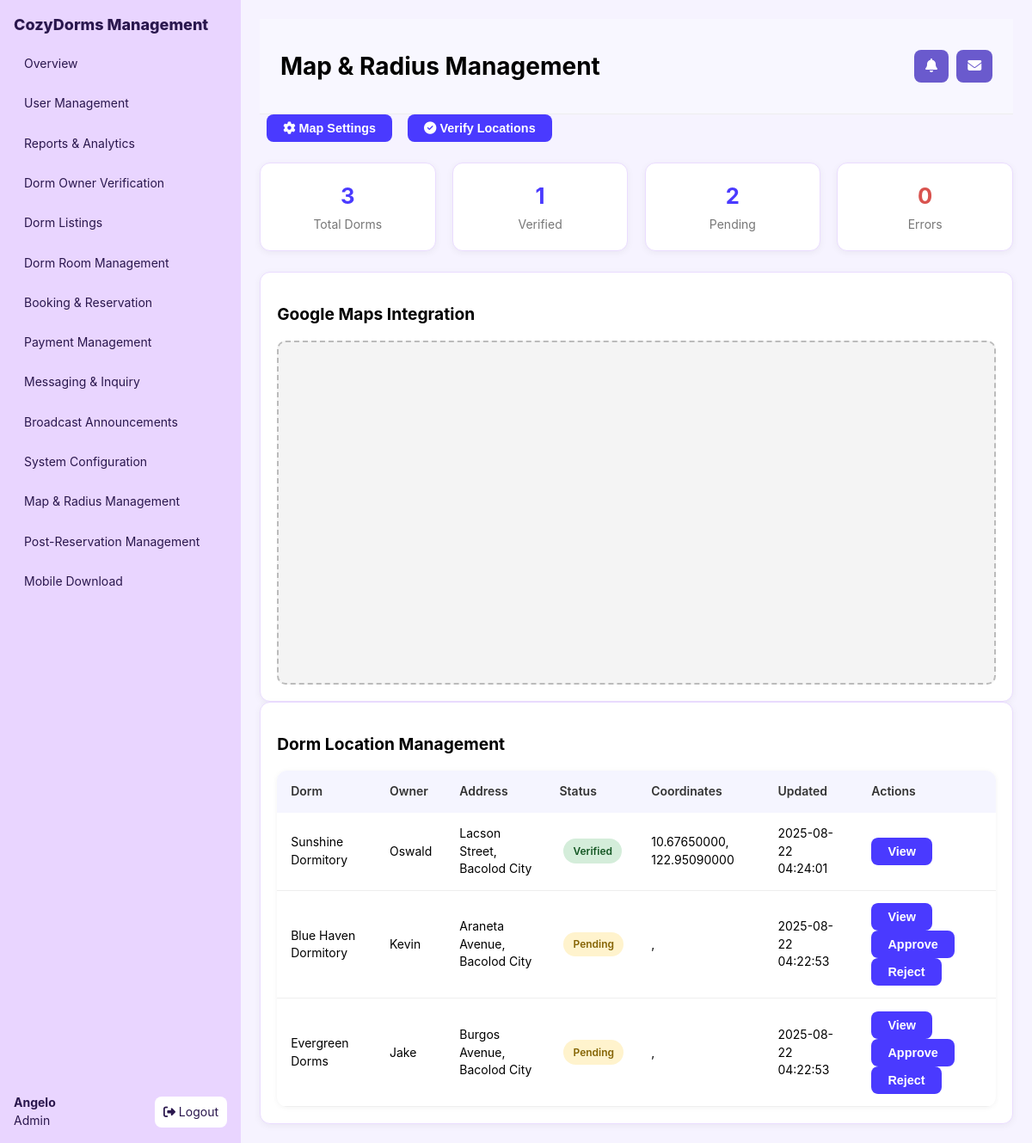
The app's page /modules/map_radius.php (signed in) with its own data.
### tables this page shows
CREATE TABLE `dormitories` (
  `dorm_id` int(11) NOT NULL,
  `owner_id` int(11) NOT NULL,
  `name` varchar(150) NOT NULL,
  `address` varchar(255) NOT NULL,
  `description` text DEFAULT NULL,
  `verified` tinyint(1) DEFAULT 0,
  `created_at` timestamp NOT NULL DEFAULT current_timestamp(),
  `latitude` decimal(10,8) DEFAULT NULL,
  `longitude` decimal(11,8) DEFAULT NULL,
  `status` enum('pending','verified','error') NOT NULL DEFAULT 'pending',
  `updated_at` timestamp NOT NULL DEFAULT current_timestamp() ON UPDATE current_timestamp()
);

CREATE TABLE `users` (
  `user_id` int(11) NOT NULL,
  `name` varchar(100) NOT NULL,
  `email` varchar(150) NOT NULL,
  `password` varchar(255) NOT NULL,
  `role` enum('admin','owner','student') NOT NULL DEFAULT 'student',
  `created_at` timestamp NOT NULL DEFAULT current_timestamp(),
  `verified` tinyint(1) NOT NULL DEFAULT 0 COMMENT '0 = Pending, 1 = Verified, -1 = Rejected'
);

### modules/map_radius.php (the view, shortened to what this page needs)
<?php
require_once __DIR__ . '/../config.php';
$sql = "
  SELECT d.dorm_id, d.name AS dorm_name, d.address, d.latitude, d.longitude,
         d.status, d.updated_at, u.name AS owner_name
  FROM dormitories d
  JOIN users u ON d.owner_id = u.user_id
";
$dorms = $pdo->query($sql)->fetchAll(PDO::FETCH_ASSOC);
include __DIR__ . '/../partials/header.php';
?>
<div class="page-header">
  <div class="header-actions">
    <button class="btn" onclick="document.getElementById('mapSettings').style.display='block'">
      <i class="fa fa-cog"></i> Map Settings
    </button>
    <button class="btn" onclick="document.getElementById('verifyModal').style.display='block'">
      <i class="fa fa-check-circle"></i> Verify Locations
    </button>
  </div>
</div>
<div class="grid-4">
  <div class="card stat"><h3><?=count($dorms)?></h3><p>Total Dorms</p></div>
  <div class="card stat"><h3><?=count(array_filter($dorms, fn($d)=>$d['status']==='verified'))?></h3><p>Verified</p></div>
  <div class="card stat"><h3><?=count(array_filter($dorms, fn($d)=>$d['status']==='pending'))?></h3><p>Pending</p></div>
  <div class="card stat error"><h3><?=count(array_filter($dorms, fn($d)=>$d['status']==='error'))?></h3><p>Errors</p></div>
</div>
<div class="card full">
  <h2>Google Maps Integration</h2>
  <div id="map" class="map-placeholder" style="height:400px"></div>
</div>
<div class="card full">
  <h2>Dorm Location Management</h2>
  <table>
    <thead>
      <tr>
        <th>Dorm</th>
        <th>Owner</th>
        <th>Address</th>
        <th>Status</th>
        <th>Coordinates</th>
        <th>Updated</th>
        <th>Actions</th>
      </tr>
    </thead>
    <tbody>
      <?php foreach ($dorms as $d): ?>
        <tr>
          <td><?=htmlspecialchars($d['dorm_name'])?></td>
          <td><?=htmlspecialchars($d['owner_name'])?></td>
          <td><?=htmlspecialchars($d['address'])?></td>
          <td>
            <?php if ($d['status'] === 'verified'): ?>
              <span class="badge success">Verified</span>
            <?php elseif ($d['status'] === 'pending'): ?>
              <span class="badge warning">Pending</span>
            <?php else: ?>
              <span class="badge error">Error</span>
            <?php endif; ?>
          </td>
          <td><?=htmlspecialchars($d['latitude'])?>, <?=htmlspecialchars($d['longitude'])?></td>
          <td><?=htmlspecialchars($d['updated_at'])?></td>
          <td>
            <form method="post" style="display:inline;">
              <button class="btn">View</button>
            </form>
            <?php if ($d['status'] === 'pending'): ?>
              <form method="post" style="display:inline;">
                <button class="btn success">Approve</button>
              </form>
              <form method="post" style="display:inline;">
                <button class="btn error">Reject</button>
              </form>
            <?php endif; ?>
          </td>
        </tr>
      <?php endforeach; ?>
    </tbody>
  </table>
</div>
<?php include __DIR__ . '/../partials/footer.php'; ?>

### assets/style.css (style rules this page uses)
:root { --bg:#f6f3ff; --panel:#fff; --ink:#1f1147; --muted:#7a68b8; --primary:#8b5cf6; --primary-2:#a78bfa; --border:#eadcff; }
* { box-sizing:border-box }
body { margin:0;font:14px/1.45 Inter,system-ui,Segoe UI,Arial }
.card { background:var(--panel);border:1px solid var(--border);border-radius:16px;padding:18px }
.card { background: #fff; padding: 1rem; border-radius: 10px; box-shadow: 0 2px 6px rgba(0,0,0,0.05); }

### assets/modules.css (style rules this page uses)
.page-header { display: flex; justify-content: space-between; align-items: center; margin-bottom: 1.5rem; }
.page-header .header-actions .btn { margin-left: 0.5rem; }
.grid-4, .grid-2 { display: grid; gap: 1.2rem; margin-bottom: 1.5rem; }
.grid-4 { grid-template-columns: repeat(4, 1fr); }
.card { background: #fff; border-radius: 12px; padding: 1.2rem; box-shadow: 0 2px 8px rgba(0,0,0,0.05); }
.card h2 { font-size: 1.2rem; margin-bottom: 1rem; }
.card.stat { text-align: center; }
.card.stat h3 { font-size: 1.6rem; margin: 0; color: #4A3AFF; }
.card.stat p { color: #777; margin: 0.3rem 0 0; }
.card.stat.error h3 { color: #d9534f; }
.map-placeholder { background: #f4f4f4; border: 2px dashed #bbb; border-radius: 10px; height: 300px; display: flex; align-items: center; justify-content: center; color: #777; font-style: italic; }
table { width: 100%; border-collapse: collapse; margin-top: 1rem; }
thead { background: #f9f9f9; }
thead th { text-align: left; padding: 0.8rem; font-weight: 600; }
tbody tr { border-bottom: 1px solid #eee; }
tbody td { padding: 0.8rem; vertical-align: middle; }
.badge { display: inline-block; padding: 0.3rem 0.6rem; border-radius: 12px; font-size: 0.8rem; font-weight: 600; margin-left: 0.3rem; }
.badge.success { background: #d4edda; color: #155724; }
.badge.warning { background: #fff3cd; color: #856404; }
.btn { background: #4A3AFF; color: #fff; padding: 0.5rem 1rem; border: none; border-radius: 8px; font-size: 0.9rem; cursor: pointer; transition: background 0.2s; }
table { width: 100%; border-collapse: collapse; margin-top: 1rem; background: #fff; border-radius: 12px; overflow: hidden; box-shadow: 0 1px 6px rgba(0,0,0,0.05); }
thead { background: #f5f5ff; }
thead th { text-align: left; padding: 0.9rem 1rem; font-weight: 600; color: #333; }
tbody tr { border-bottom: 1px solid #eee; transition: background 0.2s; }
tbody td { padding: 0.9rem 1rem; vertical-align: middle; }
button, .btn { background: #4A3AFF; color: #fff; padding: 0.5rem 1.2rem; border: none; border-radius: 8px; font-size: 0.9rem; cursor: pointer; font-weight: 600; transition: background 0.2s ease; }
.badge { padding: 0.35rem 0.7rem; border-radius: 999px; font-size: 0.75rem; font-weight: 600; }
.header-actions { display: flex; gap: 0.6rem; }

### records on screen
dormitories: name "Sunshine Dormitory", owner.name "Oswald", address "Lacson Street, Bacolod City", status "Verified", latitude "10.67650000", longitude "122.95090000", updated_at "2025-08-22 04:24:01"
dormitories: name "Blue Haven Dormitory", owner.name "Kevin", address "Araneta Avenue, Bacolod City", status "Pending", updated_at "2025-08-22 04:22:53"
dormitories: name "Evergreen Dorms", owner.name "Jake", address "Burgos Avenue, Bacolod City", status "Pending", updated_at "2025-08-22 04:22:53"

### other values on screen
$user['name'] "Angelo"
$user['role'] "Admin"
$page_title "Map & Radius Management"
count($dorms) "3"
count(array_filter($dorms, fn($d)=>$d['status']==='verified')) "1"
count(array_filter($dorms, fn($d)=>$d['status']==='pending')) "2"
count(array_filter($dorms, fn($d)=>$d['status']==='error')) "0"
